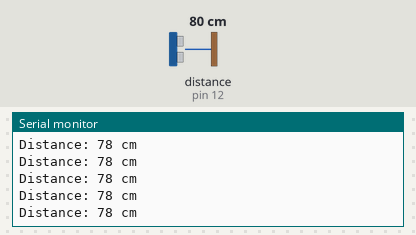
Bench run of a sketch on a simulated Arduino Uno, built with avr-gcc and run on an emulated ATmega328P. Shown: the last lines printed to the serial monitor. Wiring (inferred from the names in the program): ultrasonic range finder: trigger pin 13; echo pin 12. The inputs (shaded band) are chosen by the test bench; at power-on: distance to the obstacle (sensor on pin 12) 80 cm. The echo pulse lasts 58.3 µs per cm.

Above: at 1.2 s.
1.3 s: distance to the obstacle (sensor on pin 12) set to 2 cm
At 2.3 s:
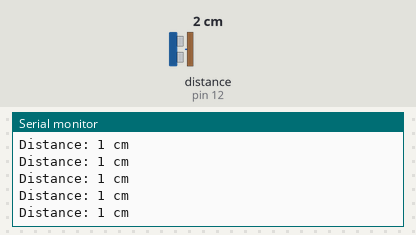
4.3 s: distance to the obstacle (sensor on pin 12) set to 120 cm
At 5.4 s:
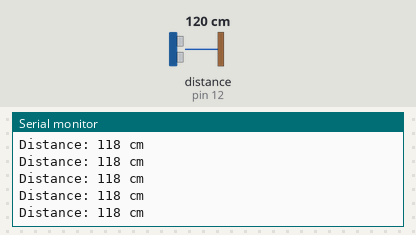
7.3 s: distance to the obstacle (sensor on pin 12) set to 18 cm
At 8.2 s:
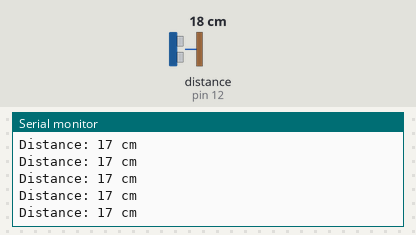
10.3 s: distance to the obstacle (sensor on pin 12) set to 250 cm
At 11.4 s:
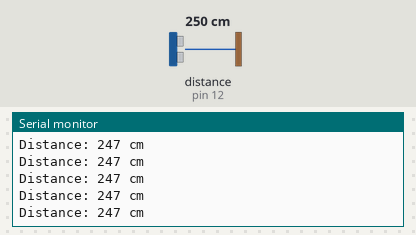
Timing chart, 0 to 13.3 s (numbered marks = the images above; inputs shaded):
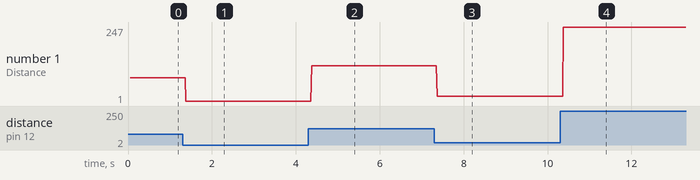

Measured:
- after the input at 1.3 s, the serial monitor: prints a new line after 0.08 s (image 1)
- after the input at 4.3 s, the serial monitor: prints a new line after 0.08 s (image 2)
- after the input at 7.3 s, the serial monitor: prints a new line after 0.07 s (image 3)
- after the input at 10.3 s, the serial monitor: prints a new line after 0.08 s (image 4)
- plotted number 1: 78 → 1 after the input at 1.3 s, 1 → 118 after the input at 4.3 s, 118 → 17 after the input at 7.3 s, 17 → 247 after the input at 10.3 s

The sketch:

ultrasonic.ino
```cpp
#define echoPin 12
#define trigPin 13
// defines variables
long duration;
int distance;

void setup() {
  pinMode(trigPin, OUTPUT); // Sets the trigPin as an OUTPUT
  pinMode(echoPin, INPUT); // Sets the echoPin as an INPUT
  Serial.begin(9600); // // Serial Communication is starting with 9600 of baudrate speed
  Serial.println("Ultrasonic Sensor HC-SR04 Test"); // print some text in Serial Monitor
  Serial.println("with Arduino UNO R3");
}
void loop() {
  // Clears the trigPin condition
  digitalWrite(trigPin, LOW);
  delayMicroseconds(2);
  // Sets the trigPin HIGH (ACTIVE) for 10 microseconds
  digitalWrite(trigPin, HIGH);
  delayMicroseconds(10);
  digitalWrite(trigPin, LOW);
  // Reads the echoPin, returns the sound wave travel time in microseconds
  duration = pulseIn(echoPin, HIGH);
  // Calculating the distance
  distance = duration * 0.034 / 2; // Speed of sound wave divided by 2 (go and back)
  // Displays the distance on the Serial Monitor
  Serial.print("Distance: ");
  Serial.print(distance);
  Serial.println(" cm");
}
```
